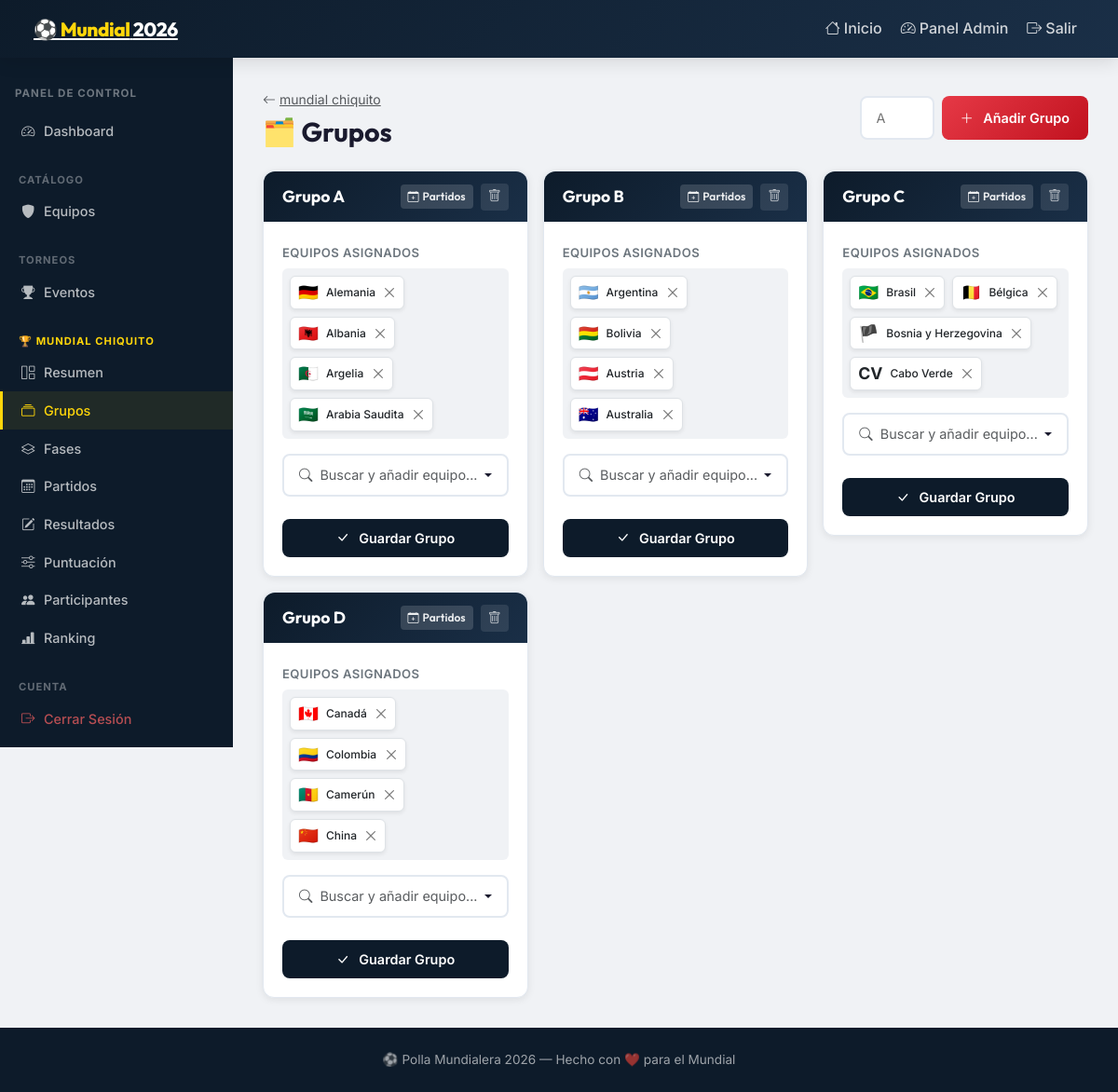
/admin/events/2/groups (signed in), run on the app's committed database.
### app/models.py (models this page shows, shortened)
class Event(db.Model):
    __tablename__ = 'events'
    id = db.Column(db.Integer, primary_key=True)
    name = db.Column(db.String(200), nullable=False)
    tournament_type = db.Column(db.String(50), default='world_cup')  # world_cup | champions | custom
    description = db.Column(db.Text)
    logo_emoji = db.Column(db.String(10), default='🏆')
    status = db.Column(db.String(20), default='draft')   # draft | active | finished
    can_view_others_predictions = db.Column(db.Boolean, default=True)
    created_at = db.Column(db.DateTime, default=datetime.utcnow)
    groups = db.relationship('Group', backref='event', lazy='dynamic',
                              cascade='all, delete-orphan')
    phases = db.relationship('Phase', backref='event', lazy='dynamic',
                              cascade='all, delete-orphan',
                              order_by='Phase.phase_order')
    participants = db.relationship('Participant', backref='event', lazy='dynamic',
                                   cascade='all, delete-orphan')
    scoring_configs = db.relationship('ScoringConfig', backref='event', lazy='dynamic',
                                      cascade='all, delete-orphan')

class Group(db.Model):
    __tablename__ = 'groups'
    id = db.Column(db.Integer, primary_key=True)
    event_id = db.Column(db.Integer, db.ForeignKey('events.id'), nullable=False)
    name = db.Column(db.String(10), nullable=False)   # A, B, C ... L
    group_teams = db.relationship('GroupTeam', backref='group', lazy='dynamic',
                                  cascade='all, delete-orphan')
    matches = db.relationship('Match', backref='group', lazy='dynamic')

class Team(db.Model):
    __tablename__ = 'teams'
    id = db.Column(db.Integer, primary_key=True)
    name = db.Column(db.String(100), nullable=False)
    short_name = db.Column(db.String(10))          # COL, ARG, RMA ...
    team_type = db.Column(db.String(20), nullable=False)  # 'national' | 'club'
    flag_emoji = db.Column(db.String(10), default='🏴')
    country_code = db.Column(db.String(3))          # ISO-3166 alpha-2
    created_at = db.Column(db.DateTime, default=datetime.utcnow)
    group_teams = db.relationship('GroupTeam', backref='team', lazy='dynamic')
    home_matches = db.relationship('Match', foreign_keys='Match.home_team_id',
                                   backref='home_team', lazy='dynamic')
    away_matches = db.relationship('Match', foreign_keys='Match.away_team_id',
                                   backref='away_team', lazy='dynamic')

### app/routes/admin.py (the view)
@admin_bp.route('/events/<int:event_id>/groups')
@require_admin
def groups(event_id):
    event = Event.query.get_or_404(event_id)
    all_groups = Group.query.filter_by(event_id=event_id).order_by(Group.name).all()
    groups_with_teams = []
    for g in all_groups:
        gts = GroupTeam.query.filter_by(group_id=g.id).all()
        teams_in_group = [gt.team for gt in gts]
        groups_with_teams.append({'group': g, 'teams': teams_in_group})
    type_to_team_type = {
        'world_cup':    'national',
        'copa_america': 'national',
        'champions':    'club',
    }
    team_type_filter = type_to_team_type.get(event.tournament_type)  # None → show all
    assigned_team_ids = [gt.team_id for g in all_groups for gt in GroupTeam.query.filter_by(group_id=g.id).all()]
    team_query = Team.query
    if team_type_filter:
        team_query = team_query.filter_by(team_type=team_type_filter)
    if assigned_team_ids:
        team_query = team_query.filter(~Team.id.in_(assigned_team_ids))
    all_filtered_teams = team_query.order_by(Team.name).all()
    return render_template('admin/groups.html',
                           event=event,
                           groups_with_teams=groups_with_teams,
                           all_filtered_teams=all_filtered_teams,
                           team_type_filter=team_type_filter)

### app/routes/auth.py (called while the page is built)
def is_admin():
    return session.get('is_admin', False)

def require_admin(f):
    from functools import wraps
    @wraps(f)
    def decorated(*args, **kwargs):
        if not is_admin():
            flash('Debes iniciar sesión como administrador.', 'warning')
            return redirect(url_for('auth.login', next=request.url))
        return f(*args, **kwargs)
    return decorated

### app/templates/admin/groups.html (shortened to what this page needs)
{% extends 'admin_base.html' %}
{% block admin_content %}
<div class="d-flex align-items-center justify-content-between mb-4 flex-wrap gap-2">
  <div>
    <a href="{{ url_for('admin.event_detail', event_id=event.id) }}" class="text-muted small">
      <i class="bi bi-arrow-left me-1"></i>{{ event.name }}
    </a>
    <h1 style="font-size: 1.8rem; margin: .25rem 0 0;">🗂️ Grupos</h1>
  </div>
  <form method="POST" action="{{ url_for('admin.groups_new', event_id=event.id) }}" class="d-flex gap-2">
    <input type="text" name="name" class="form-control-custom" style="width: 80px;"
           placeholder="A" maxlength="5" required>
    <button type="submit" class="btn-primary-custom">
      <i class="bi bi-plus-lg me-1"></i>Añadir Grupo
    </button>
  </form>
</div>
{% if groups_with_teams %}
<div class="row g-3">
  {% for item in groups_with_teams %}
  {% set group = item.group %}
  {% set teams_in = item.teams %}
  <div class="col-md-6 col-lg-4">
    <div class="card-custom" style="overflow: visible;">
      <div class="group-header d-flex justify-content-between align-items-center">
        <span>Grupo {{ group.name }}</span>
        <div class="d-flex gap-1">
          <form method="POST" action="{{ url_for('admin.groups_generate_matches', group_id=group.id) }}" class="d-inline m-0"
                onsubmit="return confirmAction('¿Generar automáticamente partidos Todos-contra-Todos para el Grupo {{ group.name }}?', event);">
            <button type="submit" class="btn btn-sm" style="background:rgba(255,255,255,.15);color:rgba(255,255,255,.9);border:none;font-size:.75rem;font-weight:600;"
                    title="Generar Partidos (Round Robin)">
              <i class="bi bi-calendar-plus me-1"></i>Partidos
            </button>
          </form>
          <form method="POST" action="{{ url_for('admin.groups_delete', group_id=group.id) }}" class="d-inline m-0"
                onsubmit="return confirmAction('¿Eliminar el Grupo {{ group.name }}?', event);">
            <button type="submit" class="btn btn-sm ms-1" style="background:rgba(255,255,255,.1);color:rgba(255,255,255,.7);border:none;"
                    title="Eliminar Grupo">
              <i class="bi bi-trash"></i>
            </button>
          </form>
        </div>
      </div>
      <div class="card-body-custom">
        <form method="POST" action="{{ url_for('admin.group_teams_update', group_id=group.id) }}" id="form-group-{{ group.id }}">
          <div class="mb-3">
            <label class="form-label-custom">Equipos Asignados</label>
            <div class="assigned-teams-container d-flex flex-wrap gap-2 p-2 rounded" style="background: var(--bg); min-height: 48px;" id="container-{{ group.id }}">
              {% set assigned_ids = teams_in|map(attribute='id')|list %}
              {% for team in teams_in %}
                <div class="badge bg-white text-dark border d-flex align-items-center p-2 team-badge shadow-sm" data-team-id="{{ team.id }}">
                  <span class="me-2" style="font-size: 1.1rem;">{{ team.flag_emoji }}</span>
                  <span class="me-2 fw-medium">{{ team.name }}</span>
                  <button type="button" class="btn-close" style="font-size: .6rem;" onclick="removeTeam({{ group.id }}, {{ team.id }})"></button>
                </div>
              {% endfor %}
            </div>
          </div>
          <div class="dropdown mb-3">
            <button class="btn form-control-custom w-100 text-start dropdown-toggle d-flex justify-content-between align-items-center" type="button" data-bs-toggle="dropdown" data-bs-auto-close="outside" aria-expanded="false" style="background: #fff;">
              <span class="text-muted"><i class="bi bi-search me-2"></i>Buscar y añadir equipo...</span>
            </button>
          </div>
          <button type="submit" class="btn-dark-custom w-100 justify-content-center mt-2">
            <i class="bi bi-check-lg me-1"></i>Guardar Grupo
          </button>
        </form>
      </div>
    </div>
  </div>
  {% endfor %}
</div>
{% else %}
  <div class="text-center py-5 text-muted">
    <div style="font-size: 3rem;">🗂️</div>
    <p class="mt-2">No hay grupos creados. Añade el primer grupo usando el campo de arriba.</p>
  </div>
{% endif %}
{% endblock %}

### app/templates/admin_base.html (shortened to what this page needs)
{% extends 'base.html' %}
{% block content %}
<div class="admin-wrapper">
  <nav class="admin-sidebar" id="admin-sidebar">
    <div class="px-3 mb-2">
      <small style="color: rgba(255,255,255,.4); font-size: .72rem; font-weight: 700; text-transform: uppercase; letter-spacing: 1px;">
        Panel de Control
      </small>
    </div>
    <a href="{{ url_for('admin.dashboard') }}" class="nav-link">
      <i class="bi bi-speedometer2"></i> Dashboard
    </a>
    <div class="sidebar-section">Catálogo</div>
    <a href="{{ url_for('admin.teams') }}" class="nav-link">
      <i class="bi bi-shield-fill"></i> Equipos
    </a>
    <div class="sidebar-section">Torneos</div>
    <a href="{{ url_for('admin.events') }}" class="nav-link">
      <i class="bi bi-trophy-fill"></i> Eventos
    </a>
    {% if event is defined and event %}
      <div class="sidebar-section" style="color: var(--gold); opacity: 1;">
        {{ event.logo_emoji }} {{ event.name[:20] }}{% if event.name|length > 20 %}…{% endif %}
      </div>
      <a href="{{ url_for('admin.event_detail',   event_id=event.id) }}" class="nav-link">
        <i class="bi bi-grid-1x2"></i> Resumen
      </a>
      <a href="{{ url_for('admin.groups',         event_id=event.id) }}" class="nav-link">
        <i class="bi bi-collection"></i> Grupos
      </a>
      <a href="{{ url_for('admin.phases',         event_id=event.id) }}" class="nav-link">
        <i class="bi bi-layers"></i> Fases
      </a>
      <a href="{{ url_for('admin.matches',        event_id=event.id) }}" class="nav-link">
        <i class="bi bi-calendar3"></i> Partidos
      </a>
      <a href="{{ url_for('admin.results',        event_id=event.id) }}" class="nav-link">
        <i class="bi bi-pencil-square"></i> Resultados
      </a>
      <a href="{{ url_for('admin.scoring_config', event_id=event.id) }}" class="nav-link">
        <i class="bi bi-sliders"></i> Puntuación
      </a>
      <a href="{{ url_for('admin.participants',   event_id=event.id) }}" class="nav-link">
        <i class="bi bi-people-fill"></i> Participantes
      </a>
      <a href="{{ url_for('admin.ranking',        event_id=event.id) }}" class="nav-link">
        <i class="bi bi-bar-chart-line-fill"></i> Ranking
      </a>
    {% endif %}
    <div class="sidebar-section">Cuenta</div>
    <a href="{{ url_for('auth.logout') }}" class="nav-link" style="color: rgba(255,100,100,.7);">
      <i class="bi bi-box-arrow-right"></i> Cerrar Sesión
    </a>
  </nav>
  <main class="admin-content">
    {% block admin_content %}{% endblock %}
  </main>
</div>
{% endblock %}

### app/static/css/custom.css (style rules this page uses)
:root { --primary: #0d1b2a; --primary-soft: #1a2f47; --accent: #e63946; --accent-hover: #c1121f; --gold: #ffd60a; --silver: #b0b7c3; --bronze: #cd7f32; --green-field: #2d6a4f; --green-soft: #40916c; --bg: #f0f2f5; --card-bg: #ffffff; --text: #1a1a2e; --text-muted: #6c757d; --border: #e2e8f0; --shadow-sm: 0 2px 8px rgba(0,0,0,.08); --shadow-md: 0 4px 20px rgba(0,0,0,.12); --shadow-lg: 0 8px 40px rgba(0,0,0,.18); --radius: 12px; --radius-sm: 8px; --transition: all .25s cubic-bezier(.4,0,.2,1); }
*, *::before, *::after { box-sizing: border-box; }
body { font-family: 'Inter', sans-serif; background: var(--bg); color: var(--text); min-height: 100vh; line-height: 1.6; }
h1, h2, h3, h4, h5 { font-family: 'Outfit', sans-serif; font-weight: 700; }
.admin-wrapper { display: flex; min-height: calc(100vh - 60px); }
.admin-sidebar { width: 250px; min-width: 250px; background: var(--primary); padding: 1.5rem 0; position: sticky; top: 60px; height: calc(100vh - 60px); overflow-y: auto; transition: var(--transition); }
.admin-sidebar .sidebar-section { padding: .5rem 1.25rem .25rem; font-size: .7rem; font-weight: 700; text-transform: uppercase; letter-spacing: 1px; color: rgba(255,255,255,.35); margin-top: 1rem; }
.admin-sidebar .nav-link { color: rgba(255,255,255,.7); padding: .55rem 1.25rem; display: flex; align-items: center; gap: .6rem; font-size: .9rem; font-weight: 500; transition: var(--transition); border-left: 3px solid transparent; }
.admin-sidebar .nav-link.active { color: var(--gold); background: rgba(255,214,10,.08); border-left-color: var(--gold); }
.admin-content { flex: 1; padding: 2rem; overflow-x: hidden; }
.card-custom { background: var(--card-bg); border-radius: var(--radius); box-shadow: var(--shadow-sm); border: 1px solid var(--border); transition: var(--transition); overflow: hidden; }
.card-body-custom { padding: 1.25rem; }
.btn-primary-custom { background: linear-gradient(135deg, var(--accent), var(--accent-hover)); color: #fff; border: none; padding: .55rem 1.25rem; border-radius: var(--radius-sm); font-weight: 600; font-size: .9rem; cursor: pointer; transition: var(--transition); text-decoration: none; display: inline-flex; align-items: center; gap: .4rem; }
.btn-dark-custom { background: var(--primary); color: #fff; border: none; padding: .55rem 1.25rem; border-radius: var(--radius-sm); font-weight: 600; font-size: .9rem; cursor: pointer; transition: var(--transition); text-decoration: none; display: inline-flex; align-items: center; gap: .4rem; }
.group-header { background: linear-gradient(135deg, var(--primary), var(--primary-soft)); color: #fff; padding: .75rem 1.25rem; border-radius: var(--radius) var(--radius) 0 0; font-family: 'Outfit', sans-serif; font-weight: 700; font-size: 1.1rem; }
.form-control-custom { border: 2px solid var(--border); border-radius: var(--radius-sm); padding: .65rem 1rem; font-size: .9rem; transition: var(--transition); outline: none; width: 100%; background: #fff; color: var(--text); }
.form-label-custom { font-size: .82rem; font-weight: 600; color: var(--text-muted); margin-bottom: .4rem; text-transform: uppercase; letter-spacing: .4px; }

### data on the page
Event: logo_emoji "🏆", name "MUNDIAL CHIQUITO", name "mundial chiquito"
Group: name "A"
Team: flag_emoji "🇩🇪", name "Alemania"
Team: flag_emoji "🇦🇱", name "Albania"
Team: flag_emoji "🇩🇿", name "Argelia"
Team: flag_emoji "🇸🇦", name "Arabia Saudita"
Group: name "B"
Team: flag_emoji "🇦🇷", name "Argentina"
Team: flag_emoji "🇧🇴", name "Bolivia"
Team: flag_emoji "🇦🇹", name "Austria"
Team: flag_emoji "🇦🇺", name "Australia"
Group: name "C"
Team: flag_emoji "🇧🇷", name "Brasil"
Team: flag_emoji "🇧🇪", name "Bélgica"
Team: flag_emoji "🏴", name "Bosnia y Herzegovina"
Team: flag_emoji "CV", name "Cabo Verde"
Group: name "D"
Team: flag_emoji "🇨🇦", name "Canadá"
Team: flag_emoji "🇨🇴", name "Colombia"
Team: flag_emoji "🇨🇲", name "Camerún"
Team: flag_emoji "🇨🇳", name "China"
